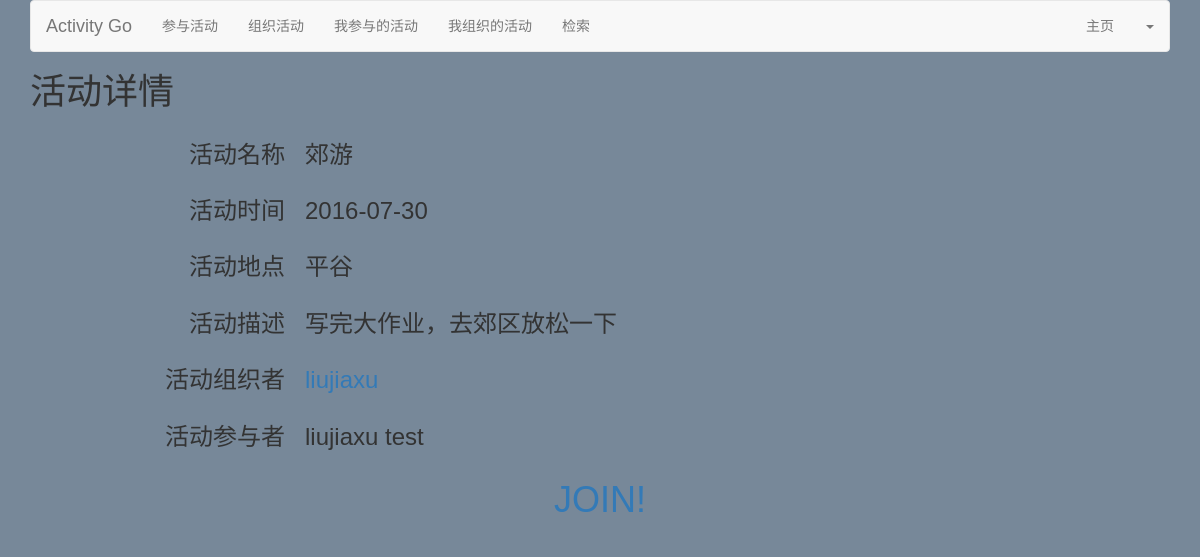
/detaila29/, run on the app's committed database.
### activity/models.py (models this page shows, shortened)
class Activities(models.Model):
	aname = models.CharField(max_length=50)
	adate = models.CharField(max_length=20)
	alocation = models.CharField(max_length=50)
	adescription = models.CharField(max_length=200)
	aorganiser = models.CharField(max_length=50)
	aparticipants = models.ManyToManyField('User')
	aparticipantnum = models.IntegerField(default=1)
	astatus = models.IntegerField(default=0)

class User(models.Model):
	username = models.CharField(max_length=50)
	password = models.CharField(max_length=50)
	email = models.CharField(max_length = 50)
	phone = models.CharField(max_length=50)
	headImg = models.FileField(upload_to = 'activity/static/images/', default = 'activity/static/01.jpg')
	credit = models.IntegerField(default=3)

### activity/views.py (the view)
# urls.py: url(r'^detaila(?P<id>\d+)/$', 'activity.views.Detail', name = 'detail'),
def Detail(Req, id):
    organizer_flag = ""
    join_flag = ""
    un = Req.COOKIES.get('username', '')
    act = Activities.objects.get(id = str(id))
    organizer = User.objects.get(username = act.aorganiser)
    joinact = None
    if act.aparticipants.all():
        joinact = act.aparticipants.all().filter(username = un)
    if joinact:
        join_flag = ""
    else:
        join_flag = "1"
    if un == act.aorganiser:
        organizer_flag = ""
    else:
        organizer_flag = "1"
    return render_to_response('detail.html',{'username': un, 'act': act, 'organizer_flag': organizer_flag, 'organizer': organizer, 'join_flag': join_flag})

### activity/templates/detail.html (shortened to what this page needs)
{% extends "base.html" %}
{% block content %}
<h1>活动详情</h1>
<dl class="dl-horizontal col-sm-offset-1">
				<dt>
					<h3>活动名称</h3>
				</dt>
				<dd>
					<h3>{{act.aname}}</h3>
				</dd>
				<dt>
					<h3>活动时间</h3>
				</dt>
				<dd>
					<h3>{{act.adate}}</h3>
				</dd>
				<dt>
					<h3>活动地点</h3>
				</dt>
				<dd>
					<h3>{{act.alocation}}</h3>
				</dd>
				<dt>
					<h3>活动描述</h3>
				</dt>
				<dd>
					<h3>{{act.adescription}}</h3>
				</dd>
				<dt>
					<h3>活动组织者</h3>
				</dt>
				<dd>
                    <h3><a href="{% url 'organizerdetail' id=organizer.id %}" title="点击查看组织者信息">{{act.aorganiser}}</a></h3>
				</dd>
				<dt>
					<h3>活动参与者</h3>
				</dt>
				<dd>
				    <h3>
					{% for par in act.aparticipants.all %}
					{{par.username}}
					{% endfor %}
					</h3>
				</dd>
			</dl>
    {% if organizer_flag %}
       {% if join_flag %}
        <h1 class="text-center"><a href="{% url 'join' id=act.id %}" title="加入该活动">JOIN!</a></h1>
        {% else %}
        <h1 class="text-center"><a href="{% url 'quit' id=act.id %}" title="退出该活动">QUIT!</a></h1>
        {% endif %}
    {% endif %}
{% endblock %}

### activity/static/css/base.css (style rules this page uses)
body { font-family: Microsoft YaHei,'宋体' , Tahoma, Helvetica, Arial, "\5b8b\4f53", sans-serif; background-color: #778899; }

### data on the page
Activities: aname "郊游", adate "2016-07-30", alocation "平谷", adescription "写完大作业，去郊区放松一下", aorganiser "liujiaxu"
User: username "liujiaxu"
User: username "test"
